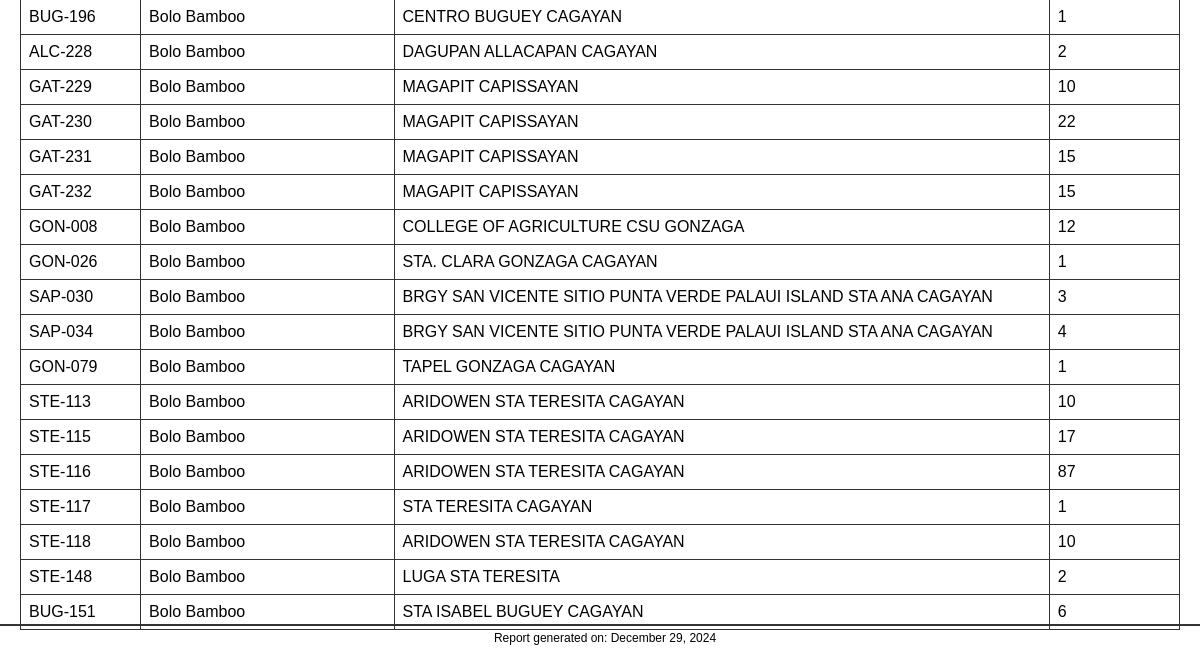
Page /print_place_population/ (lower part) on the earlier database version.
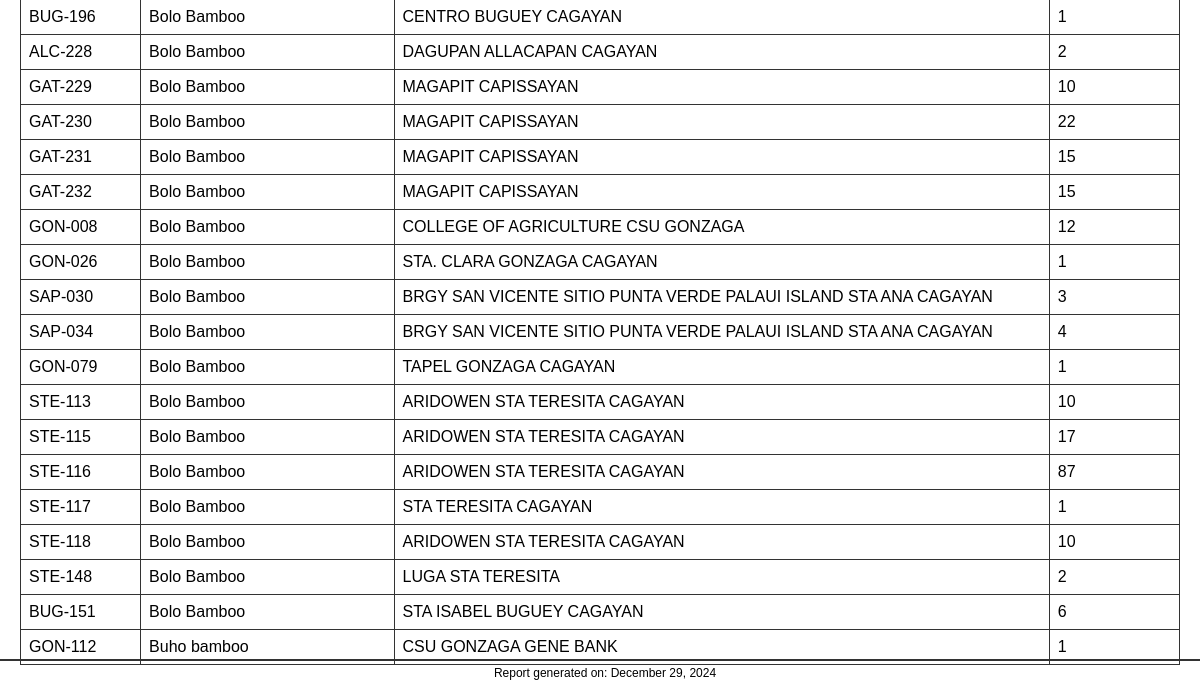
Same page on the later database version.
### bamboo_species/models.py (models this page shows, shortened)
class SpeciesLocation(models.Model):
    accession_no = models.CharField(max_length=7, primary_key=True)
    bamboo_species = models.ForeignKey(BambooSpecies, on_delete=models.CASCADE, related_name='bamboo_species_location_profile')
    coordinate = models.CharField(max_length=100, default='18.16668°N 121.74556°E 260Ft')
    area_population = models.SmallIntegerField(default=1)               # area population
    collection_date = models.DateField(default = timezone.now)          # collection date
    place = models.CharField(max_length=80, null=True)                  # place

class BambooSpecies(models.Model):
    common_name = models.CharField(max_length=100)                                      # Common Name
    scientific_name = models.CharField(max_length=100)                                  # Scientific name
    origin =  CountryField()                                                            # Origin
    uses = models.TextField(null=True)                                  # uses
    propagation = models.CharField(max_length=120, null=True, blank=True,)              # propagation
    rhyzome_type = models.CharField(max_length=50, null=True, blank=True,)              # rhyzome type
    habitat = models.TextField()                                                        # habitat
    image = models.ImageField(upload_to='bamboo_species', blank=True, null=True)
    marker_icon = models.ImageField(upload_to='marker_icons', null=True, blank=True)
    class meta:
        db_table = "Species"

### home/views.py (the view)
# urls.py: path('print_place_population/', views.print_place_population, name='print-place-population'),
def print_place_population(request):
    query = request.GET.get('q', '')
    locations = SpeciesLocation.objects.all()
    if query:
        locations = locations.filter(
            Q(accession_no__icontains=query) |  # Search by Accession No.
            Q(bamboo_species__common_name__icontains=query) |  # Search by Common Name
            Q(place__icontains=query)  # Search by Place
        )
    report_data = [
        {
            'accession_no': location.accession_no,
            'common_name': location.bamboo_species.common_name,
            'place': location.place,
            'area_population': location.area_population
        }
        for location in locations
    ]
    context = {
        'report_data': report_data,
        'current_date': datetime.now().strftime("%B %d, %Y"),  # Format: "Month Day, Year"
        }
    return render(request, 'reports/print_place_population_report.html', context)

### templates/reports/print_place_population_report.html (shortened to what this page needs)
<!DOCTYPE html>
<html lang="en">
<head>
</head>
<body>
    <div class="table-container">
        <table>
            <tbody>
                {% for item in report_data %}
                    <tr>
                        <td>{{ item.accession_no }}</td>
                        <td>{{ item.common_name }}</td>
                        <td>{{ item.place }}</td>
                        <td>{{ item.area_population }}</td>
                    </tr>
                {% endfor %}
            </tbody>
        </table>
    </div>
    <footer>
        Report generated on: {{ current_date }}
    </footer>
</body>
</html>

### templates/reports/print_place_population_report.html (style rules this page uses)
body { font-family: Arial, sans-serif; margin: 0; padding: 0; }
footer { position: fixed; bottom: 0; width: 100%; text-align: center; padding: 5px; font-size: 12px; border-top: 2px solid #333; }
table { width: 100%; border-collapse: collapse; margin: 20px 0; }
.table-container { margin: 20px; }

Differences in the rows shown:
added SpeciesLocation: accession_no "GON-112", place "CSU GONZAGA GENE BANK"
added BambooSpecies: common_name "Buho bamboo"
Other differences:
new list line: "1"
